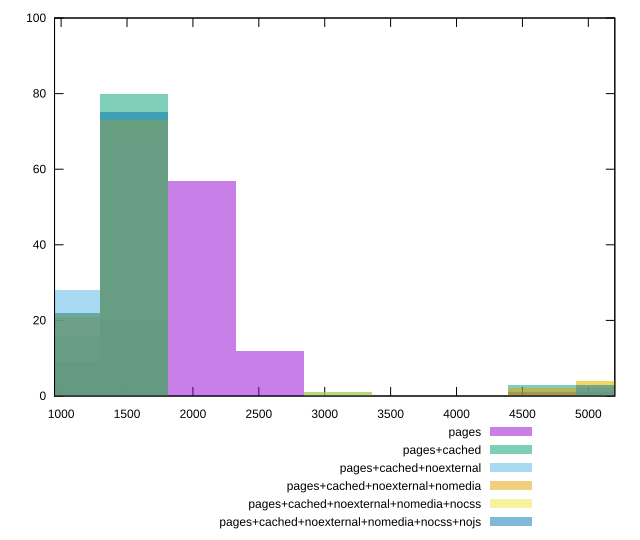

This chart was generated by the following gnuplot code:
reset

$pages <<EOF
1549.6022475528387 20
2066.1363300704515 57
2582.670412588064 12
5165.340825176128 1
4648.806742658516 1
1033.0681650352258 9
EOF

$pagesCached <<EOF
1033.0681650352258 16
1549.6022475528387 80
4648.806742658516 3
3099.2044951056773 1
EOF

$pagesCachedNoexternal <<EOF
1549.6022475528387 70
1033.0681650352258 28
5165.340825176128 2
EOF

$pagesCachedNoexternalNomedia <<EOF
1549.6022475528387 73
5165.340825176128 4
1033.0681650352258 21
4648.806742658516 2
EOF

$pagesCachedNoexternalNomediaNocss <<EOF
1549.6022475528387 73
1033.0681650352258 22
5165.340825176128 4
3099.2044951056773 1
EOF

$pagesCachedNoexternalNomediaNocssNojs <<EOF
1549.6022475528387 75
1033.0681650352258 22
5165.340825176128 3
EOF

set key outside below
set boxwidth 516.5340825176129
set xrange [950:5201]
set yrange [0:100]
set trange [0:100]
set style fill transparent solid 0.5 noborder
set terminal svg size 640, 540 enhanced background rgb 'white'
set output "reprap/render-blocking-resources/comparison/histogram/all_raw.svg"

plot $pages title "pages" with boxes, \
     $pagesCached title "pages+cached" with boxes, \
     $pagesCachedNoexternal title "pages+cached+noexternal" with boxes, \
     $pagesCachedNoexternalNomedia title "pages+cached+noexternal+nomedia" with boxes, \
     $pagesCachedNoexternalNomediaNocss title "pages+cached+noexternal+nomedia+nocss" with boxes, \
     $pagesCachedNoexternalNomediaNocssNojs title "pages+cached+noexternal+nomedia+nocss+nojs" with boxes

reset
